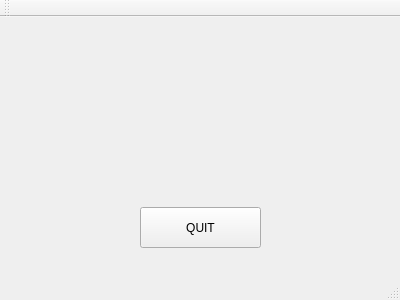
<?xml version="1.0" encoding="UTF-8"?>
<ui version="4.0">
 <class>window2</class>
 <widget class="QMainWindow" name="window2">
  <property name="geometry">
   <rect>
    <x>0</x>
    <y>0</y>
    <width>400</width>
    <height>300</height>
   </rect>
  </property>
  <property name="windowTitle">
   <string>window2</string>
  </property>
  <widget class="QWidget" name="centralWidget">
   <widget class="QLabel" name="label">
    <property name="geometry">
     <rect>
      <x>170</x>
      <y>60</y>
      <width>181</width>
      <height>71</height>
     </rect>
    </property>
    <property name="font">
     <font>
      <pointsize>64</pointsize>
     </font>
    </property>
    <property name="text">
     <string/>
    </property>
   </widget>
   <widget class="QPushButton" name="pushButton">
    <property name="geometry">
     <rect>
      <x>140</x>
      <y>190</y>
      <width>121</width>
      <height>41</height>
     </rect>
    </property>
    <property name="text">
     <string>QUIT</string>
    </property>
   </widget>
  </widget>
  <widget class="QMenuBar" name="menuBar">
   <property name="geometry">
    <rect>
     <x>0</x>
     <y>0</y>
     <width>400</width>
     <height>25</height>
    </rect>
   </property>
  </widget>
  <widget class="QToolBar" name="mainToolBar">
   <attribute name="toolBarArea">
    <enum>TopToolBarArea</enum>
   </attribute>
   <attribute name="toolBarBreak">
    <bool>false</bool>
   </attribute>
  </widget>
  <widget class="QStatusBar" name="statusBar"/>
 </widget>
 <layoutdefault spacing="6" margin="11"/>
 <resources/>
 <connections/>
</ui>
